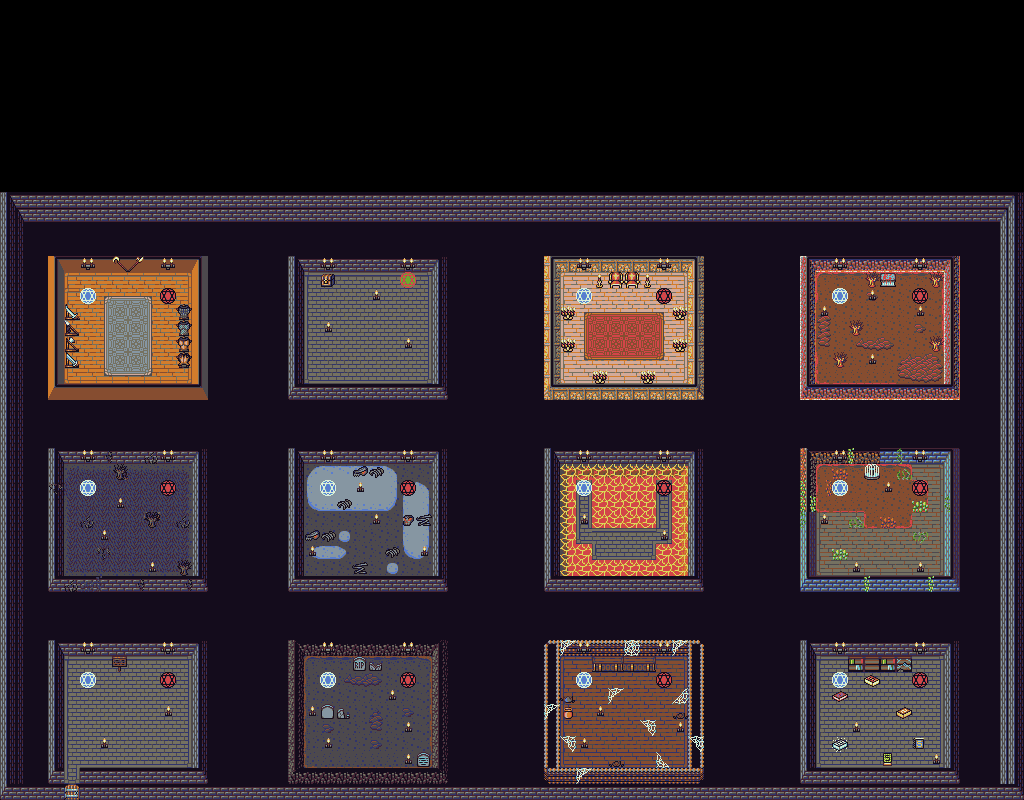

This is a level from a 2D game, rendered from its Tiled map with the project's own tilesets. A one-line summary and the map file follow, with tile-layer data summarised:
An orthogonal 64x50 tile map with 16x16 px tiles, 27 tile layers (background, background2, stanza12, stanza11, ...), 16 tilesets and 114 objects (76x wall, door, chest, door6, spawn, ...).

<map version="1.0" orientation="orthogonal" renderorder="right-down" width="64" height="50" tilewidth="16" tileheight="16" nextobjectid="180">
 <tileset firstgid="1" name="Wall" tilewidth="16" tileheight="16" tilecount="1020" columns="20">
  <image source="../../assets/DawnLike/Objects/Wall.png" width="320" height="816" />
 </tileset>
 <tileset firstgid="1021" name="Floor" tilewidth="16" tileheight="16" tilecount="819" columns="21">
  <image source="../../assets/DawnLike/Objects/Floor.png" width="336" height="624" />
 </tileset>
 <tileset firstgid="1840" name="Pit0" tilewidth="16" tileheight="16" tilecount="256" columns="8">
  <image source="../../assets/DawnLike/Objects/Pit0.png" width="128" height="512" />
 </tileset>
 <tileset firstgid="2096" name="Door0" tilewidth="16" tileheight="16" tilecount="48" columns="8">
  <image source="../../assets/DawnLike/Objects/Door0.png" width="128" height="96" />
 </tileset>
 <tileset firstgid="2144" name="Effect0" tilewidth="16" tileheight="16" tilecount="208" columns="8">
  <image source="../../assets/DawnLike/Objects/Effect0.png" width="128" height="416" />
 </tileset>
 <tileset firstgid="2352" name="Decor0" tilewidth="16" tileheight="16" tilecount="176" columns="8">
  <image source="../../assets/DawnLike/Objects/Decor0.png" width="128" height="352" />
 </tileset>
 <tileset firstgid="2528" name="Chest0" tilewidth="16" tileheight="16" tilecount="24" columns="8">
  <image source="../../assets/DawnLike/Items/Chest0.png" width="128" height="48" />
 </tileset>
 <tileset firstgid="2552" name="Book" tilewidth="16" tileheight="16" tilecount="72" columns="8">
  <image source="../../assets/DawnLike/Items/Book.png" width="128" height="144" />
 </tileset>
 <tileset firstgid="2624" name="Tree0" tilewidth="16" tileheight="16" tilecount="432" columns="12">
  <image source="../../assets/DawnLike/Objects/Tree0.png" width="192" height="576" />
 </tileset>
 <tileset firstgid="3056" name="Ore0" tilewidth="16" tileheight="16" tilecount="63" columns="9">
  <image source="../../assets/DawnLike/Objects/Ore0.png" width="144" height="112" />
 </tileset>
 <tileset firstgid="3119" name="LongWep" tilewidth="16" tileheight="16" tilecount="56" columns="8">
  <image source="../../assets/DawnLike/Items/LongWep.png" width="128" height="112" />
 </tileset>
 <tileset firstgid="3175" name="ShortWep" tilewidth="16" tileheight="16" tilecount="40" columns="8">
  <image source="../../assets/DawnLike/Items/ShortWep.png" width="128" height="80" />
 </tileset>
 <tileset firstgid="3215" name="Rock" tilewidth="16" tileheight="16" tilecount="16" columns="8">
  <image source="../../assets/DawnLike/Items/Rock.png" width="128" height="32" />
 </tileset>
 <tileset firstgid="3231" name="Armor" tilewidth="16" tileheight="16" tilecount="72" columns="8">
  <image source="../../assets/DawnLike/Items/Armor.png" width="128" height="144" />
 </tileset>
 <tileset firstgid="3303" name="MedWep" tilewidth="16" tileheight="16" tilecount="16" columns="8">
  <image source="../../assets/DawnLike/Items/MedWep.png" width="128" height="32" />
 </tileset>
 <tileset firstgid="3319" name="LongWep" tilewidth="16" tileheight="16" tilecount="56" columns="8">
  <image source="../../assets/DawnLike/Items/LongWep.png" width="128" height="112" />
 </tileset>
 <layer name="background" width="64" height="50">
  <data>[3200 cells, 2431 non-empty, 14 distinct tile ids]</data>
 </layer>
 <layer name="background2" width="64" height="50">
  <data>[3200 cells, 1 non-empty, 1 distinct tile ids]</data>
 </layer>
 <layer name="stanza12" width="64" height="50">
  <data>[3200 cells, 90 non-empty, 27 distinct tile ids]</data>
 </layer>
 <layer name="stanza11" width="64" height="50">
  <data>[3200 cells, 90 non-empty, 15 distinct tile ids]</data>
 </layer>
 <layer name="stanza10" width="64" height="50">
  <data>[3200 cells, 90 non-empty, 15 distinct tile ids]</data>
 </layer>
 <layer name="stanza9" width="64" height="50">
  <data>[3200 cells, 91 non-empty, 17 distinct tile ids]</data>
 </layer>
 <layer name="stanza8" width="64" height="50">
  <data>[3200 cells, 90 non-empty, 24 distinct tile ids]</data>
 </layer>
 <layer name="stanza7" width="64" height="50">
  <data>[3200 cells, 90 non-empty, 18 distinct tile ids]</data>
 </layer>
 <layer name="stanza6" width="64" height="50">
  <data>[3200 cells, 90 non-empty, 20 distinct tile ids]</data>
 </layer>
 <layer name="stanza5" width="64" height="50">
  <data>[3200 cells, 90 non-empty, 15 distinct tile ids]</data>
 </layer>
 <layer name="stanza4" width="64" height="50">
  <data>[3200 cells, 90 non-empty, 15 distinct tile ids]</data>
 </layer>
 <layer name="stanza3" width="64" height="50">
  <data>[3200 cells, 90 non-empty, 15 distinct tile ids]</data>
 </layer>
 <layer name="stanza2" width="64" height="50">
  <data>[3200 cells, 90 non-empty, 21 distinct tile ids]</data>
 </layer>
 <layer name="stanza1" width="64" height="50">
  <data>[3200 cells, 90 non-empty, 15 distinct tile ids]</data>
 </layer>
 <layer name="stanza12b" width="64" height="50">
  <data>[3200 cells, 14 non-empty, 6 distinct tile ids]</data>
 </layer>
 <layer name="stanza11b" width="64" height="50">
  <data>[3200 cells, 38 non-empty, 15 distinct tile ids]</data>
 </layer>
 <layer name="stanza10b" width="64" height="50">
  <data>[3200 cells, 7 non-empty, 4 distinct tile ids]</data>
 </layer>
 <layer name="stanza9b" width="64" height="50">
  <data>[3200 cells, 38 non-empty, 18 distinct tile ids]</data>
 </layer>
 <layer name="stanza9c" width="64" height="50">
  <data>[3200 cells, 7 non-empty, 7 distinct tile ids]</data>
 </layer>
 <layer name="stanza8b" width="64" height="50">
  <data>[3200 cells, 25 non-empty, 14 distinct tile ids]</data>
 </layer>
 <layer name="stanza7b" width="64" height="50">
  <data>[3200 cells, 6 non-empty, 4 distinct tile ids]</data>
 </layer>
 <layer name="stanza6b" width="64" height="50">
  <data>[3200 cells, 17 non-empty, 8 distinct tile ids]</data>
 </layer>
 <layer name="stanza5b" width="64" height="50">
  <data>[3200 cells, 21 non-empty, 12 distinct tile ids]</data>
 </layer>
 <layer name="stanza4b" width="64" height="50">
  <data>[3200 cells, 16 non-empty, 13 distinct tile ids]</data>
 </layer>
 <layer name="stanza3b" width="64" height="50">
  <data>[3200 cells, 26 non-empty, 15 distinct tile ids]</data>
 </layer>
 <layer name="stanza2b" width="64" height="50">
  <data>[3200 cells, 14 non-empty, 9 distinct tile ids]</data>
 </layer>
 <layer name="stanza1b" width="64" height="50">
  <data>[3200 cells, 7 non-empty, 5 distinct tile ids]</data>
 </layer>
 <objectgroup name="obstacles" visible="0">
  <properties>
   <property name="collidable" type="bool" value="true" />
  </properties>
  <!-- 79 objects omitted --></objectgroup>
 <objectgroup name="allspwan" visible="0">
  <!-- 35 objects omitted --></objectgroup>
</map>
<!-- 114 of 114 objects omitted -->
